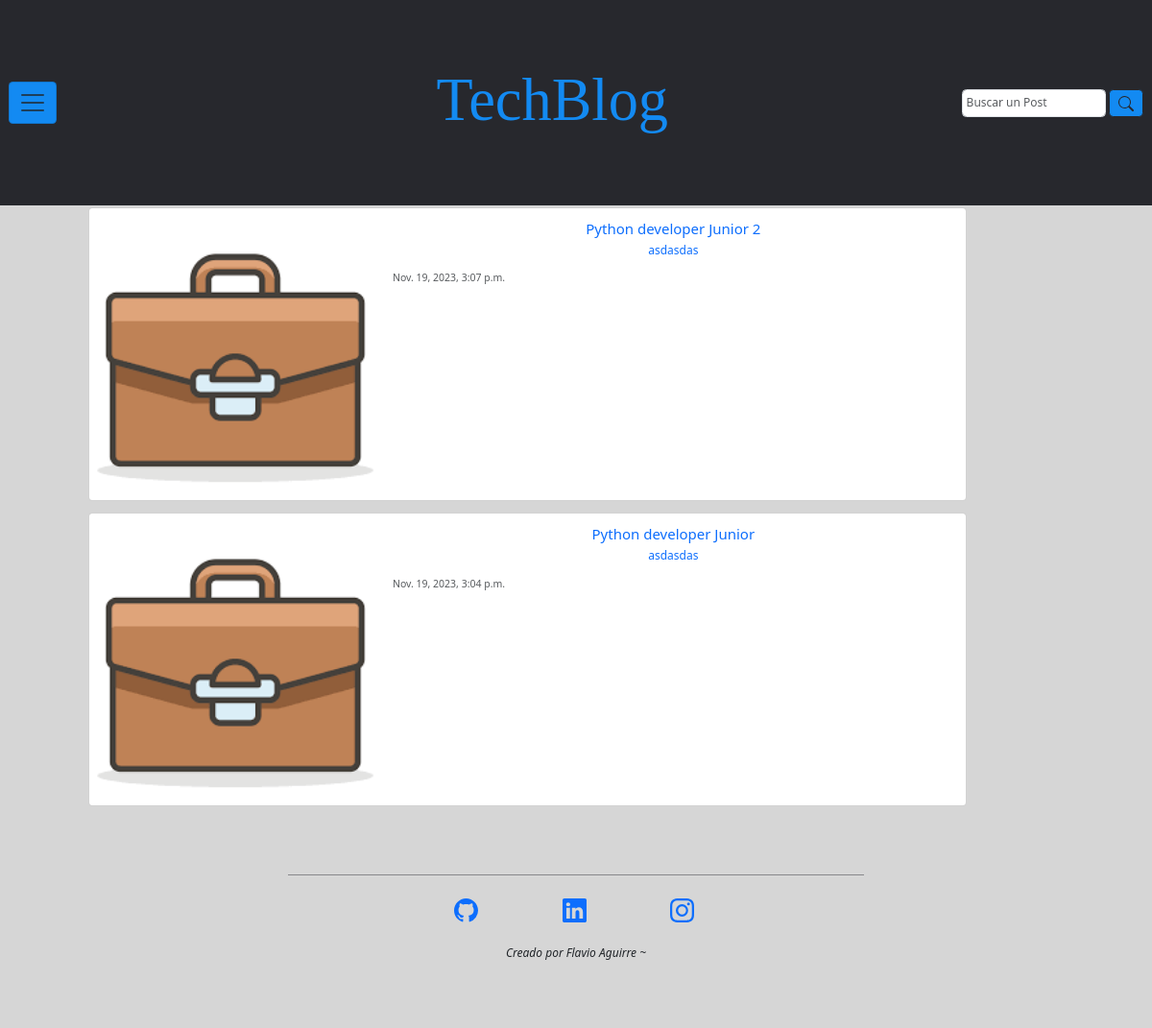
The app's page /empleos/lista_empleos/ with its own data.
### empleos/models.py (models this page shows, shortened)
class Empleos(models.Model):
    titulo_empleo = models.CharField(max_length=100)
    descripcion_empleo = models.TextField()
    autor_empleo = models.ForeignKey(User, on_delete=models.CASCADE)
    fecha_publicacion_empleo = models.DateTimeField(auto_now_add=True)

### empleos/views.py (the view)
# urls.py: path('lista_empleos/', views.lista_empleos, name='empleos'),
def lista_empleos(request):
    lista_empleos = Empleos.objects.all().order_by('-fecha_publicacion_empleo')
    return render(request, 'empleos/lista_empleos.html', {'lista_empleos': lista_empleos})

### empleos/templates/empleos/lista_empleos.html (shortened to what this page needs)
{% extends "base.html" %}
{% load static %}
{% block main %}
    <main class="contenedor-main d-f justify-content-center">
        <section class="row contenedor-section p-20 col-md-12">
            <h1 class="text-center" style="padding-bottom: 3%;">Bolsa de empleos</h1>
            {% for empleo in lista_empleos %}
                <article class="conteiner-article">
                    <div class="card mb-3" style="max-width: 90%;">
                        <a href="{{ empleo.id }}">
                            <div class="row g-0">
                                <div class="col-md-4">
                                    <img src={% static "assets/img/empleos/portfolio-img.png" %} class="img-fluid rounded-start" alt="...">
                                </div>
                                <div class="col-md-8">
                                    <div class="card-body">
                                        <h5 class="card-title text-center">{{ empleo.titulo_empleo }}</h5>
                                        <p class="card-text text-center">{{ empleo.descripcion_empleo }}</p>
                                        <p class="card-text"><small class="text-body-secondary">{{ empleo.fecha_publicacion_empleo }}</small></p>
                                    </div>
                                </div>
                            </div>
                        </a>
                    </div>
                </article>
            {% endfor %}
        </section>
    </main>
{% endblock main %}

### inicio_blog/static/css/styles.css (style rules this page uses)
:root { --primary: #138af2; --secondary: #27282D; --alternative: #27282d72; --bg-color-grey: #cccc; --spacing-xxlarge: 12.5em; --spacing-xlarge: 10em; --spacing-large: 7em; --spacing-medium: 2.4em; --spacing-small: 2em; --spacing-xsmall: 1.2em; --spacing-xxsmall: .3em; --font-principal: Roboto; --font-title: 'Playfair Display', serif; --text-xlarge: 5.2rem; --text-large: 3.2rem; --text-medium: 2.5rem; --text-base: 2rem; --text-small: 1.7rem; --text-xsmall: 1.3rem; }
*::after, *::before, * { margin: 0; padding: 0; box-sizing: border-box; vertical-align: baseline; }
html { scroll-behavior: smooth; font-size: 75%; }
body { min-height: 100vh; background: #cccc; font-size: 100%; line-height: 1.4em; }
a { text-decoration: none; font-style: inherit; }
img, picture, video, iframe { max-width: 100%; width: 100%; display: block; }
.contenedor-main { margin-top: var(--spacing-large); padding: 4% 6%; display: flex; }
.contenedor-section { padding: 1%; }

### records on screen
Empleos: titulo_empleo "Python developer Junior 2", descripcion_empleo "asdasdas", fecha_publicacion_empleo "Nov. 19, 2023, 3:07 p.m."
Empleos: titulo_empleo "Python developer Junior", descripcion_empleo "asdasdas", fecha_publicacion_empleo "Nov. 19, 2023, 3:04 p.m."
